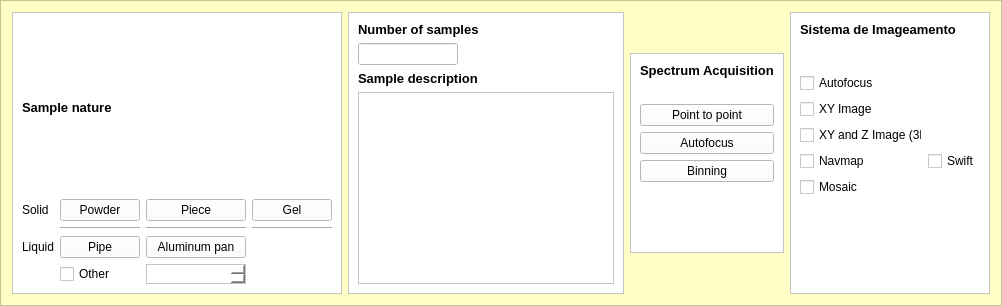
        <widget class="QFrame" name="frame_3">
         <property name="minimumSize">
          <size>
           <width>1000</width>
           <height>220</height>
          </size>
         </property>
         <property name="maximumSize">
          <size>
           <width>16777215</width>
           <height>16777215</height>
          </size>
         </property>
         <property name="styleSheet">
          <string notr="true">background-color: rgb(255, 255, 197);</string>
         </property>
         <property name="frameShape">
          <enum>QFrame::StyledPanel</enum>
         </property>
         <property name="frameShadow">
          <enum>QFrame::Raised</enum>
         </property>
         <layout class="QHBoxLayout" name="horizontalLayout">
          <item>
           <widget class="QFrame" name="frame_11">
            <property name="minimumSize">
             <size>
              <width>300</width>
              <height>200</height>
             </size>
            </property>
            <property name="maximumSize">
             <size>
              <width>350</width>
              <height>16777215</height>
             </size>
            </property>
            <property name="styleSheet">
             <string notr="true">background-color: rgb(255, 255, 255);</string>
            </property>
            <property name="frameShape">
             <enum>QFrame::StyledPanel</enum>
            </property>
            <property name="frameShadow">
             <enum>QFrame::Raised</enum>
            </property>
            <layout class="QGridLayout" name="gridLayout_2">
             <item row="6" column="0">
              <widget class="QLabel" name="label_22">
               <property name="text">
                <string>Liquid</string>
               </property>
              </widget>
             </item>
             <item row="5" column="2">
              <widget class="Line" name="line_2">
               <property name="orientation">
                <enum>Qt::Horizontal</enum>
               </property>
              </widget>
             </item>
             <item row="1" column="0" colspan="3">
              <widget class="QLabel" name="label_2">
               <property name="font">
                <font>
                 <pointsize>10</pointsize>
                 <weight>75</weight>
                 <bold>true</bold>
                </font>
               </property>
               <property name="text">
                <string>Sample nature</string>
               </property>
              </widget>
             </item>
             <item row="5" column="4">
              <widget class="Line" name="line_3">
               <property name="orientation">
                <enum>Qt::Horizontal</enum>
               </property>
              </widget>
             </item>
             <item row="8" column="2">
              <widget class="QTextEdit" name="outra_amostra_textEdit">
               <property name="maximumSize">
                <size>
                 <width>100</width>
                 <height>20</height>
                </size>
               </property>
              </widget>
             </item>
             <item row="8" column="1">
              <widget class="QCheckBox" name="outra_amostra_checkBox">
               <property name="text">
                <string>Other</string>
               </property>
              </widget>
             </item>
             <item row="3" column="2">
              <widget class="QPushButton" name="pushButton_12">
               <property name="text">
                <string>Piece</string>
               </property>
              </widget>
             </item>
             <item row="3" column="0">
              <widget class="QLabel" name="label_21">
               <property name="text">
                <string>Solid</string>
               </property>
              </widget>
             </item>
             <item row="3" column="4">
              <widget class="QPushButton" name="pushButton_13">
               <property name="text">
                <string>Gel</string>
               </property>
              </widget>
             </item>
             <item row="3" column="1">
              <widget class="QPushButton" name="pushButton_11">
               <property name="text">
                <string>Powder</string>
               </property>
              </widget>
             </item>
             <item row="6" column="1">
              <widget class="QPushButton" name="pushButton_14">
               <property name="text">
                <string>Pipe</string>
               </property>
              </widget>
             </item>
             <item row="6" column="2">
              <widget class="QPushButton" name="pushButton_15">
               <property name="text">
                <string>Aluminum pan</string>
               </property>
              </widget>
             </item>
             <item row="5" column="1">
              <widget class="Line" name="line">
               <property name="orientation">
                <enum>Qt::Horizontal</enum>
               </property>
              </widget>
             </item>
            </layout>
           </widget>
          </item>
          <item>
           <widget class="QFrame" name="frame_12">
            <property name="maximumSize">
             <size>
              <width>350</width>
              <height>16777215</height>
             </size>
            </property>
            <property name="styleSheet">
             <string notr="true">background-color: rgb(255, 255, 255);</string>
            </property>
            <property name="frameShape">
             <enum>QFrame::StyledPanel</enum>
            </property>
            <property name="frameShadow">
             <enum>QFrame::Raised</enum>
            </property>
            <layout class="QVBoxLayout" name="verticalLayout_5">
             <item>
              <widget class="QLabel" name="label">
               <property name="minimumSize">
                <size>
                 <width>110</width>
                 <height>0</height>
                </size>
               </property>
               <property name="font">
                <font>
                 <pointsize>10</pointsize>
                 <weight>75</weight>
                 <bold>true</bold>
                </font>
               </property>
               <property name="text">
                <string>Number of samples</string>
               </property>
              </widget>
             </item>
             <item>
              <widget class="QLineEdit" name="numero_amostras_lineEdit">
               <property name="maximumSize">
                <size>
                 <width>100</width>
                 <height>16777215</height>
                </size>
               </property>
              </widget>
             </item>
             <item>
              <widget class="QLabel" name="label_3">
               <property name="font">
                <font>
                 <pointsize>10</pointsize>
                 <weight>75</weight>
                 <bold>true</bold>
                </font>
               </property>
               <property name="text">
                <string>Sample description</string>
               </property>
              </widget>
             </item>
             <item>
              <widget class="QPlainTextEdit" name="description_plainTextEdit">
               <property name="minimumSize">
                <size>
                 <width>0</width>
                 <height>0</height>
                </size>
               </property>
               <property name="maximumSize">
                <size>
                 <width>16777215</width>
                 <height>16777215</height>
                </size>
               </property>
              </widget>
             </item>
            </layout>
           </widget>
          </item>
          <item>
           <widget class="QFrame" name="frame_14">
            <property name="maximumSize">
             <size>
              <width>170</width>
              <height>200</height>
             </size>
            </property>
            <property name="styleSheet">
             <string notr="true">background-color: rgb(255, 255, 255);</string>
            </property>
            <property name="frameShape">
             <enum>QFrame::StyledPanel</enum>
            </property>
            <property name="frameShadow">
             <enum>QFrame::Raised</enum>
            </property>
            <layout class="QGridLayout" name="gridLayout_3">
             <item row="5" column="0">
              <widget class="QPushButton" name="pushButton_18">
               <property name="text">
                <string>Binning</string>
               </property>
              </widget>
             </item>
             <item row="3" column="0">
              <widget class="QPushButton" name="pushButton_16">
               <property name="text">
                <string>Point to point</string>
               </property>
              </widget>
             </item>
             <item row="0" column="0">
              <widget class="QLabel" name="label_4">
               <property name="enabled">
                <bool>true</bool>
               </property>
               <property name="maximumSize">
                <size>
                 <width>150</width>
                 <height>20</height>
                </size>
               </property>
               <property name="font">
                <font>
                 <pointsize>10</pointsize>
                 <weight>75</weight>
                 <bold>true</bold>
                </font>
               </property>
               <property name="text">
                <string>Spectrum Acquisition</string>
               </property>
              </widget>
             </item>
             <item row="1" column="0">
              <spacer name="verticalSpacer">
               <property name="orientation">
                <enum>Qt::Vertical</enum>
               </property>
               <property name="sizeType">
                <enum>QSizePolicy::Preferred</enum>
               </property>
               <property name="sizeHint" stdset="0">
                <size>
                 <width>20</width>
                 <height>20</height>
                </size>
               </property>
              </spacer>
             </item>
             <item row="6" column="0">
              <spacer name="verticalSpacer_4">
               <property name="orientation">
                <enum>Qt::Vertical</enum>
               </property>
               <property name="sizeHint" stdset="0">
                <size>
                 <width>20</width>
                 <height>40</height>
                </size>
               </property>
              </spacer>
             </item>
             <item row="4" column="0">
              <widget class="QPushButton" name="pushButton_17">
               <property name="text">
                <string>Autofocus</string>
               </property>
              </widget>
             </item>
            </layout>
           </widget>
          </item>
          <item>
           <widget class="QFrame" name="frame_15">
            <property name="maximumSize">
             <size>
              <width>200</width>
              <height>16777215</height>
             </size>
            </property>
            <property name="styleSheet">
             <string notr="true">background-color: rgb(255, 255, 255);</string>
            </property>
            <property name="frameShape">
             <enum>QFrame::StyledPanel</enum>
            </property>
            <property name="frameShadow">
             <enum>QFrame::Raised</enum>
            </property>
            <layout class="QGridLayout" name="gridLayout_4">
             <item row="2" column="0">
              <spacer name="verticalSpacer_2">
               <property name="orientation">
                <enum>Qt::Vertical</enum>
               </property>
               <property name="sizeType">
                <enum>QSizePolicy::Preferred</enum>
               </property>
               <property name="sizeHint" stdset="0">
                <size>
                 <width>20</width>
                 <height>30</height>
                </size>
               </property>
              </spacer>
             </item>
             <item row="6" column="0">
              <widget class="QCheckBox" name="navmap_checkBox">
               <property name="text">
                <string>Navmap</string>
               </property>
              </widget>
             </item>
             <item row="4" column="0">
              <widget class="QCheckBox" name="imagemxy_checkBox">
               <property name="text">
                <string>XY Image</string>
               </property>
              </widget>
             </item>
             <item row="3" column="0">
              <widget class="QCheckBox" name="imagem_autofocus_checkBox">
               <property name="text">
                <string>Autofocus</string>
               </property>
              </widget>
             </item>
             <item row="5" column="0">
              <widget class="QCheckBox" name="imagemxyz_checkBox">
               <property name="text">
                <string>XY and Z Image (3D)</string>
               </property>
              </widget>
             </item>
             <item row="6" column="1">
              <widget class="QCheckBox" name="swift_checkBox">
               <property name="maximumSize">
                <size>
                 <width>80</width>
                 <height>16777215</height>
                </size>
               </property>
               <property name="text">
                <string>Swift</string>
               </property>
              </widget>
             </item>
             <item row="8" column="0">
              <widget class="QCheckBox" name="mosaico_checkBox">
               <property name="text">
                <string>Mosaic</string>
               </property>
              </widget>
             </item>
             <item row="1" column="0" colspan="2">
              <widget class="QLabel" name="label_5">
               <property name="maximumSize">
                <size>
                 <width>16777215</width>
                 <height>20</height>
                </size>
               </property>
               <property name="font">
                <font>
                 <pointsize>10</pointsize>
                 <weight>75</weight>
                 <bold>true</bold>
                </font>
               </property>
               <property name="text">
                <string>Sistema de Imageamento</string>
               </property>
              </widget>
             </item>
             <item row="9" column="0">
              <spacer name="verticalSpacer_3">
               <property name="orientation">
                <enum>Qt::Vertical</enum>
               </property>
               <property name="sizeHint" stdset="0">
                <size>
                 <width>20</width>
                 <height>40</height>
                </size>
               </property>
              </spacer>
             </item>
            </layout>
           </widget>
          </item>
         </layout>
        </widget>
